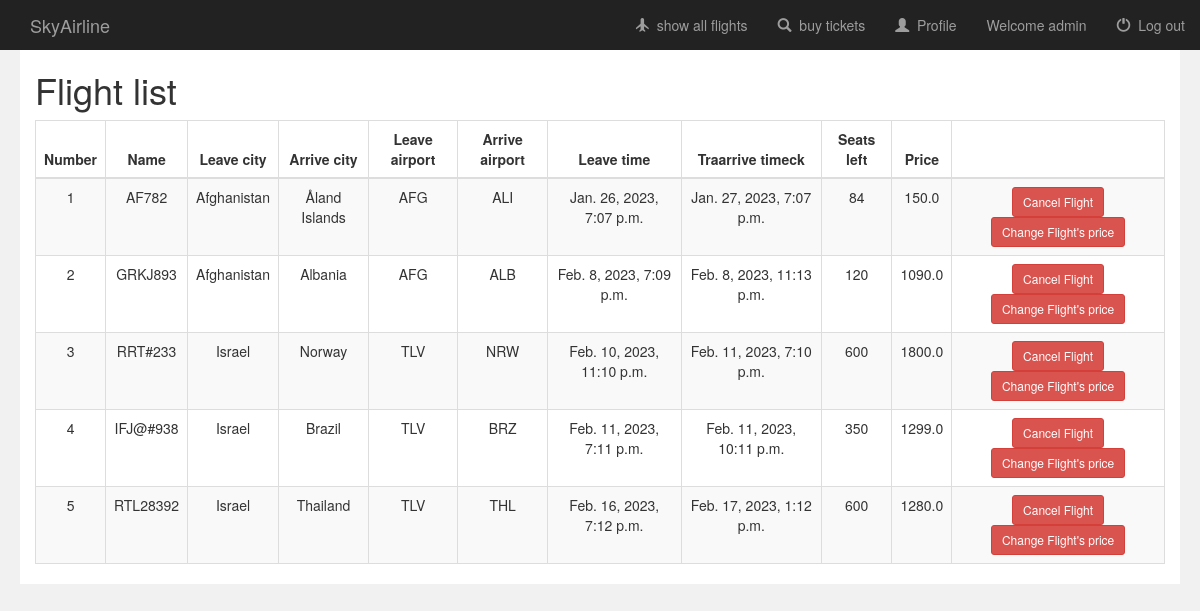
Screenshot of /travelagancy/showall/ (signed in) with the database file from the repository.
### travelagancy/models.py (models this page shows, shortened)
class Flight(models.Model):
    user = models.ManyToManyField(User, default=None)
    name = models.CharField(max_length=100, null=True)
    leave_city = models.CharField(max_length=100, null=True)
    arrive_city = models.CharField(max_length=100, null=True)
    leave_airport = models.CharField(max_length=100, null=True)
    arrive_airport = models.CharField(max_length=100, null=True)
    leave_time = models.DateTimeField(null=True)
    arrive_time = models.DateTimeField(null=True)
    capacity = models.IntegerField(default=0, null=True)
    num_of_rows =  models.IntegerField(default=0, null=True)
    seats_in_row =  models.IntegerField(default=0, null=True)
    price = models.FloatField(default=0, null=True)
    book_sum = models.IntegerField(default=0, null=True)
    income = models.FloatField(default=0, null=True)

### travelagancy/views.py (the view)
def showall(request):
    now = datetime.date.today()
    print(now)
    flights=Flight.objects.filter(leave_time__gte=now)
    if request.user.id == ADMIN_ID:  #admin : show admin stuff
        admin=True
    else:
        admin=False
    context = {
                'flights': flights,
                'isAdmin': admin,
                'username': request.user.username
            }
    return render(request, 'travelagancy/showall.html',context)

### travelagancy/templates/travelagancy/showall.html (shortened to what this page needs)
{% extends 'travelagancy/base.html' %}
{% block login_display %}
    <a href="#">Welcome {{ username }}</a>
{% endblock %}
{% block content %}
 <div class="book_orders" style="margin-left: 20px;margin-right: 20px">
            <div class="col-sm-12" style="background-color: white">
                <h1>Flight list</h1>
                <div>
                    <table class="table table-bordered table-striped">
                        <thead>
                        <th style="text-align: center">Number</th>
                        <th style="text-align: center">Name</th>
                        <th style="text-align: center">Leave city</th>
                        <th style="text-align: center">Arrive city</th>
                        <th style="text-align: center">Leave airport</th>
                        <th style="text-align: center">Arrive airport</th>
                        <th style="text-align: center">Leave time</th>
                        <th style="text-align: center">Traarrive timeck</th>
                        <th style="text-align: center">Seats left</th>
                        <th style="text-align: center">Price</th>
                        <th style="text-align: center"></th>
                        </thead>
                        <tbody align="center">
                        {% for order in flights %}
                            <tr>
                                <td>{{ forloop.counter }}</td>
                                <td>{{ order.name }}</td>
                                <td>{{ order.leave_city }}</td>
                                <td>{{ order.arrive_city }}</td>
                                <td>{{ order.leave_airport }}</td>
                                <td>{{ order.arrive_airport }}</td>
                                <td>{{ order.leave_time }}</td>
                                <td>{{ order.arrive_time }}</td>
                                <td>{{ order.capacity }}</td>
                                <td>{{ order.price }}</td>
                                {% if isAdmin %}
                                <td><button class="btn btn-sm btn-danger" onclick="delete_flight({{ order.id }})" >Cancel Flight</button>
                                <a href="{% url 'travelagancy:change_flight' order.id %}"
                                class="btn btn-sm btn-danger">Change Flight's price</a></td>
                                {% endif %}
                            </tr>
                        {% endfor %}
                        </tbody>
                    </table>
                </div>
            </div>
        </div>
{%endblock%}

### rows the page displays
Flight: name "AF782", leave_city "Afghanistan", arrive_city "Åland Islands", leave_airport "AFG", arrive_airport "ALI", leave_time "Jan. 26, 2023, 7:07 p.m.", arrive_time "Jan. 27, 2023, 7:07 p.m.", capacity "84", price "150.0"
Flight: name "GRKJ893", leave_city "Afghanistan", arrive_city "Albania", leave_airport "AFG", arrive_airport "ALB", leave_time "Feb. 8, 2023, 7:09 p.m.", arrive_time "Feb. 8, 2023, 11:13 p.m.", capacity "120", price "1090.0"
Flight: name "RRT#233", leave_city "Israel", arrive_city "Norway", leave_airport "TLV", arrive_airport "NRW", leave_time "Feb. 10, 2023, 11:10 p.m.", arrive_time "Feb. 11, 2023, 7:10 p.m.", capacity "600", price "1800.0"
Flight: name "IFJ@#938", leave_city "Israel", arrive_city "Brazil", leave_airport "TLV", arrive_airport "BRZ", leave_time "Feb. 11, 2023, 7:11 p.m.", arrive_time "Feb. 11, 2023, 10:11 p.m.", capacity "350", price "1299.0"
Flight: name "RTL28392", leave_city "Israel", arrive_city "Thailand", leave_airport "TLV", arrive_airport "THL", leave_time "Feb. 16, 2023, 7:12 p.m.", arrive_time "Feb. 17, 2023, 1:12 p.m.", capacity "600", price "1280.0"

### other values shown
{{ username }} "admin"
